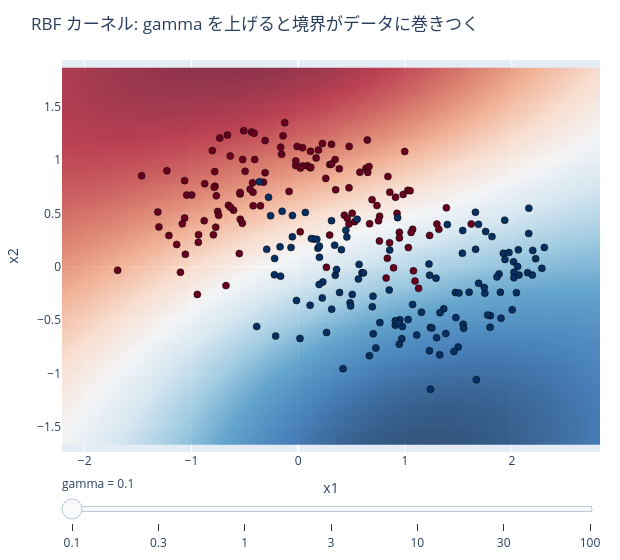

The cell this chart's notebook holds for it:
### Markdown cell above
## 5. RBF の gamma — 局所性のつまみ

$\gamma$ は「各点の影響が届く範囲」。

- **gamma 小** → 影響が広い → なめらか(単純)
- **gamma 大** → 影響が狭い → 各点の周りだけ反応 → ギザギザ(過学習)

下のスライダー(静的 HTML 可)で gamma を上げると、境界が点に張り付いていきます。

### Code cell
# The decision surface is the only thing gamma changes, so the helper keeps the
# training scatter static and rounds the grid (see ml_textbook.plotting).
Xm, ym = datasets.make_moons_dataset(n=250, noise=0.25, seed=0)
gammas = [0.1, 0.3, 1.0, 3.0, 10.0, 30.0, 100.0]

fig = plotting.plotly_decision_surface_slider(
    Xm,
    ym,
    surface_fn=lambda grid, g: (
        SVC(kernel="rbf", C=1.0, gamma=g).fit(Xm, ym).decision_function(grid)
    ),
    values=gammas,
    label_fn=lambda g: f"{g:g}",
    slider_prefix="gamma = ",
    title="RBF カーネル: gamma を上げると境界がデータに巻きつく",
    zmid=0,
    grid_steps=120,
)
fig.show()

### Figure 1 — Plotly figure (JSON) as saved in the notebook; plotly's stock layout.template omitted (floating-point values rounded to 4 significant figures; data arrays with more than 128 entries replaced by an {"elided": "..."} marker saying what was removed)
{"data": [{"colorscale": [[0.0, "rgb(103,0,31)"], [0.1, "rgb(178,24,43)"], [0.2, "rgb(214,96,77)"], [0.3, "rgb(244,165,130)"], [0.4, "rgb(253,219,199)"], [0.5, "rgb(247,247,247)"], [0.6, "rgb(209,229,240)"], [0.7, "rgb(146,197,222)"], [0.8, "rgb(67,147,195)"], [0.9, "rgb(33,102,172)"], [1.0, "rgb(5,48,97)"]], "hoverinfo": "skip", "opacity": 0.8, "showscale": false, "type": "heatmap", "x": [-2.192, -2.15, -2.107, -2.066, -2.024, -1.982, -1.94, -1.898, -1.856, -1.814, -1.772, -1.73, -1.688, -1.646, -1.604, -1.562, -1.52, -1.478, -1.436, -1.394, -1.352, -1.31, -1.268, -1.226, -1.184, -1.142, -1.1, -1.058, -1.016, -0.974, -0.932, -0.89, -0.8481, -0.8061, -0.7641, -0.7221, -0.6801, -0.6382, -0.5962, -0.5542, -0.5122, -0.4702, -0.4282, -0.3863, -0.3443, -0.3023, -0.2603, -0.2183, -0.1764, -0.1344, -0.0924, -0.0504, -0.0084, 0.0336, 0.0755, 0.1175, 0.1595, 0.2015, 0.2435, 0.2854, 0.3274, 0.3694, 0.4114, 0.4534, 0.4954, 0.5373, 0.5793, 0.6213, 0.6633, 0.7053, 0.7472, 0.7892, 0.8312, 0.8732, 0.9152, 0.9572, 0.9991, 1.041, 1.083, 1.125, 1.167, 1.209, 1.251, 1.293, 1.335, 1.377, 1.419, 1.461, 1.503, 1.545, 1.587, 1.629, 1.671, 1.713, 1.755, 1.797, 1.839, 1.881, 1.923, 1.965, 2.007, 2.049, 2.091, 2.133, 2.175, 2.217, 2.259, 2.301, 2.343, 2.385, 2.426, 2.469, 2.51, 2.553, 2.594, 2.636, 2.678, 2.72, 2.762, 2.804], "y": [-1.646, -1.617, -1.587, -1.558, -1.529, -1.499, -1.47, -1.441, -1.411, -1.382, -1.352, -1.323, -1.294, -1.264, -1.235, -1.206, -1.176, -1.147, -1.117, -1.088, -1.059, -1.029, -0.9998, -0.9705, -0.9411, -0.9117, -0.8823, -0.8529, -0.8236, -0.7942, -0.7648, -0.7354, -0.706, -0.6767, -0.6473, -0.6179, -0.5885, -0.5591, -0.5298, -0.5004, -0.471, -0.4416, -0.4122, -0.3829, -0.3535, -0.3241, -0.2947, -0.2653, -0.2359, -0.2066, -0.1772, -0.1478, -0.1184, -0.089, -0.0597, -0.0303, -0.0009, 0.0285, 0.0579, 0.0872, 0.1166, 0.146, 0.1754, 0.2048, 0.2341, 0.2635, 0.2929, 0.3223, 0.3517, 0.381, 0.4104, 0.4398, 0.4692, 0.4986, 0.5279, 0.5573, 0.5867, 0.6161, 0.6455, 0.6749, 0.7042, 0.7336, 0.763, 0.7924, 0.8218, 0.8511, 0.8805, 0.9099, 0.9393, 0.9687, 0.998, 1.027, 1.057, 1.086, 1.116, 1.145, 1.174, 1.204, 1.233, 1.262, 1.292, 1.321, 1.351, 1.38, 1.409, 1.439, 1.468, 1.498, 1.527, 1.556, 1.586, 1.615, 1.644, 1.674, 1.703, 1.733, 1.762, 1.791, 1.821, 1.85], "z": {"elided": "120x120 float values"}, "zmid": 0}, {"marker": {"color": {"elided": "250 int values"}, "colorscale": [[0.0, "rgb(103,0,31)"], [0.1, "rgb(178,24,43)"], [0.2, "rgb(214,96,77)"], [0.3, "rgb(244,165,130)"], [0.4, "rgb(253,219,199)"], [0.5, "rgb(247,247,247)"], [0.6, "rgb(209,229,240)"], [0.7, "rgb(146,197,222)"], [0.8, "rgb(67,147,195)"], [0.9, "rgb(33,102,172)"], [1.0, "rgb(5,48,97)"]], "line": {"color": "black", "width": 0.5}, "size": 7}, "mode": "markers", "showlegend": false, "type": "scatter", "x": {"elided": "250 float values"}, "y": {"elided": "250 float values"}}], "layout": {"height": 560, "margin": {"b": 40, "l": 50, "r": 20, "t": 60}, "sliders": [{"currentvalue": {"prefix": "gamma = "}, "steps": [{"args": [["0.1"], {"frame": {"duration": 0, "redraw": true}, "mode": "immediate"}], "label": "0.1", "method": "animate"}, {"args": [["0.3"], {"frame": {"duration": 0, "redraw": true}, "mode": "immediate"}], "label": "0.3", "method": "animate"}, {"args": [["1"], {"frame": {"duration": 0, "redraw": true}, "mode": "immediate"}], "label": "1", "method": "animate"}, {"args": [["3"], {"frame": {"duration": 0, "redraw": true}, "mode": "immediate"}], "label": "3", "method": "animate"}, {"args": [["10"], {"frame": {"duration": 0, "redraw": true}, "mode": "immediate"}], "label": "10", "method": "animate"}, {"args": [["30"], {"frame": {"duration": 0, "redraw": true}, "mode": "immediate"}], "label": "30", "method": "animate"}, {"args": [["100"], {"frame": {"duration": 0, "redraw": true}, "mode": "immediate"}], "label": "100", "method": "animate"}]}], "title": {"text": "RBF カーネル: gamma を上げると境界がデータに巻きつく"}, "width": 620, "xaxis": {"title": {"text": "x1"}}, "yaxis": {"scaleanchor": "x", "title": {"text": "x2"}}}}
